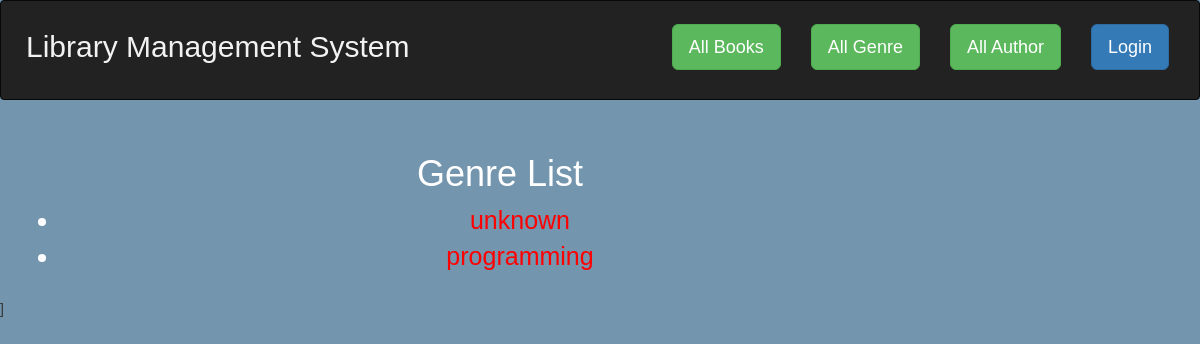
The app's page /catalog/genre/, older data.
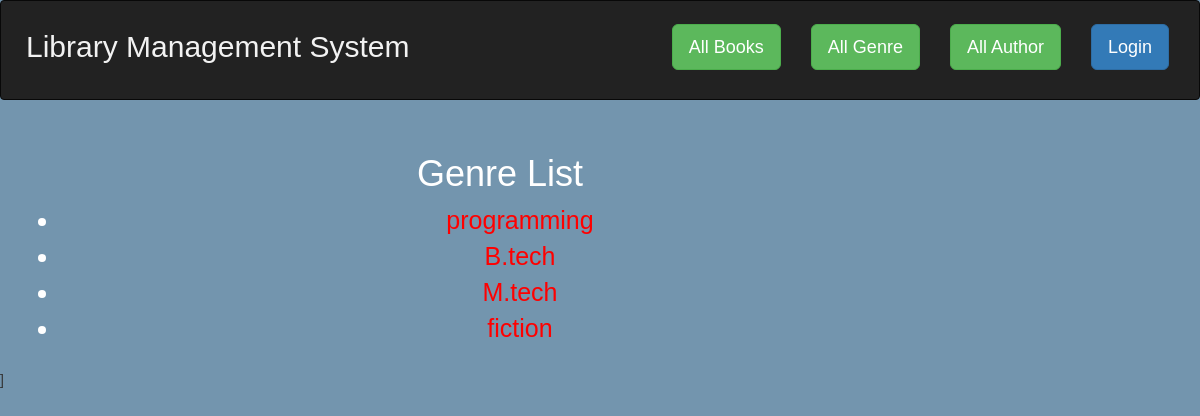
The same page, newer data.
### catalog/models.py (models this page shows, shortened)
class Genre(models.Model):
    name = models.CharField(max_length=200, help_text='Enter a book genre (e.g. Science Fiction)')
    master=models.ForeignKey('self', null=True, blank=True, related_name='genre',on_delete=models.SET_NULL)
    def get_absolute_url(self):
        return reverse('genre-extend', args=[str(self.name)])

### catalog/views.py (the view)
# urls.py: path('genre/',views.GenreListView.as_view(),name='genre'),
class GenreListView(generic.ListView):
    model=Genre
    paginate_by=10
    def get_context_data(self, **kwargs):
        context = super(GenreListView, self).get_context_data(**kwargs)
        context['genre_list'] = Genre.objects.filter(master__isnull=True)
        return context

### catalog/templates/catalog/genre_list.html
{% extends "base_generic.html" %}
{% block content %}
  <h1>Genre List</h1>
  {% if genre_list %}
  <ul>
    {% for genre in genre_list %}
      <li>
        <a href="{{ genre.get_absolute_url }}">{{genre.name}}</a>
      </li>
    {% endfor %}
  </ul>
  {% else %}
    <p>There are no genre in the library.</p>
  {% endif %}
{% endblock %}

### catalog/templates/base_generic.html (shortened to what this page needs)
<!DOCTYPE html>
<html lang="en">
<head>
	<link rel="stylesheet" href="https://maxcdn.bootstrapcdn.com/bootstrap/3.4.1/css/bootstrap.min.css">
</head>
<body>
	<div class="container-fluid">
		<div class="row">
			{% block sidebar %}
			<div id="body1">
				<nav class="navbar navbar-inverse">
					<div class="container-fluid">
						<div class="topnav">
							<a href="{% url 'index' %}">Library Management System</a>
							<div class="topnav-right">
								<ul class="nav navbar-nav">
									<li><a href="{% url 'books' %}"><button class="btn btn-success btn-lg navbar-btn">All Books</button></a></li>
									<li><a href="{% url 'genre' %}"><button class="btn btn-success btn-lg navbar-btn">All Genre</button></a></li>
									<li><a href="{% url 'author' %}"><button class="btn btn-success btn-lg navbar-btn">All Author</button></a></li>
									{% if user.is_authenticated %}
									<li><a href="{% url 'logout'%}?next={{request.path}}"><button class="btn btn-primary btn-lg navbar-btn">Logout</button></a></li>
									{% else %}
									<li><a href="{% url 'login'%}?next={{request.path}}"><button class="btn btn-primary btn-lg navbar-btn">Login</button></a></li>
									{% endif %}
								</ul>
							</div>
						</div>
					</div>
				</nav>
			</div>
			{% endblock %}
				<div class="col-sm-10 ">
					{% block content %}{% endblock %}
				</div>
			</div>
		</div>]
</body>
</html>

### catalog/templates/base_generic.html (style rules this page uses)
body { margin: 0; font-family: Arial, Helvetica, sans-serif; background-color: #7395AE; }
#body1 { width: 100%; height: 100%; }
.topnav { background-color: #000; }
a { color: red; }
.col-sm-10 { color: white; font-size: 25px; text-align: center; padding: 14px 20px; }
.topnav a { float: left; color: #f2f2f2; text-align: center; padding: 25px 10px 30px; text-decoration: none; font-size: 30px; }
.topnav-right { float: right; }

Row changes from the older to the newer data that the page shows:
removed Genre: name "unknown"
added Genre: name "B.tech"
added Genre: name "M.tech"
added Genre: name "fiction"
